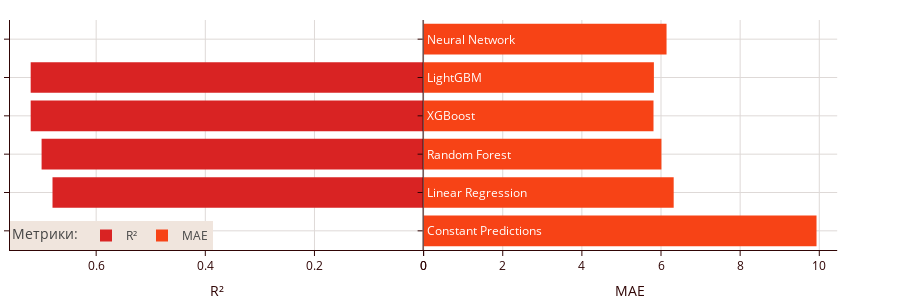

The code cell stored with this chart in its notebook:
### Markdown cell above
#### Итоги выбора модели<a id="39"></a>

### Code cell
all_models_result = pd.DataFrame({
        'Model': ['Constant Predictions', 'Linear Regression',
                  'Random Forest', 'XGBoost', 'LightGBM', 'Neural Network'],
        'MAE': [9.93, 6.32, 6.01, 5.81, 5.82, 6.14],
        'R²': [0, 0.68, 0.7, 0.72, 0.72, 0]
        })

fig = make_subplots(rows=1, cols=2, horizontal_spacing = 0, specs=[[{"secondary_y": True}, {"secondary_y": True}]])

fig.add_trace(go.Bar(y=all_models_result['Model'],
                     x=all_models_result['R²'],
                     name='R²', orientation='h',
                     marker=dict(color=COLORSET[1])                
                    ), row=1, col=1, secondary_y=False)

fig.add_trace(go.Bar(y=all_models_result['Model'],
                     x=all_models_result['MAE'],
                     name='MAE', orientation='h',
                     text=all_models_result['Model'],
                     textposition='auto',
                     insidetextanchor='start', 
                     marker=dict(color=COLORSET[0])                
                    ), row=1, col=2, secondary_y=False)

fig['layout']['xaxis']['autorange'] = "reversed"

fig.update_traces(hovertemplate='<b>%{x}</b>', row=1, col=1)
fig.update_traces(hovertemplate='<b>%{x:.2f}</b>', row=1, col=2)

common_graph_setting = dict(gridcolor='#ded9d7',
                            zerolinecolor='#ded9d7',
                            color=COLORSET[4],                            
                            ticks='outside',                            
                            showline=True)
fig.update_xaxes(common_graph_setting, showticklabels=True, title='R²',row=1, col=1)
fig.update_yaxes(common_graph_setting, showticklabels=False, title='',row=1, col=1)
fig.update_xaxes(common_graph_setting, showticklabels=True, title='MAE',row=1, col=2)
fig.update_yaxes(common_graph_setting, showticklabels=False, title='',row=1, col=2)

fig.update_layout(height=300,  template=None, plot_bgcolor='white', paper_bgcolor='white',
                    margin = dict(t=20, l=10, r=10, b=50),
                    legend=dict(yanchor='bottom', y=0, x=0,
                              xanchor='left', orientation='h',
                              title_text='Метрики:',
                              bgcolor='#f0e5dd')
                 )
fig.show()

### Figure 1 — Plotly figure (JSON) as saved in the notebook; plotly's stock layout.template omitted (floating-point values rounded to 4 significant figures)
{"data": [{"hovertemplate": "<b>%{x}</b>", "marker": {"color": "#d92323"}, "name": "R²", "orientation": "h", "type": "bar", "x": [0, 0.68, 0.7, 0.72, 0.72, 0], "xaxis": "x", "y": ["Constant Predictions", "Linear Regression", "Random Forest", "XGBoost", "LightGBM", "Neural Network"], "yaxis": "y"}, {"hovertemplate": "<b>%{x:.2f}</b>", "insidetextanchor": "start", "marker": {"color": "#f74316"}, "name": "MAE", "orientation": "h", "text": ["Constant Predictions", "Linear Regression", "Random Forest", "XGBoost", "LightGBM", "Neural Network"], "textposition": "auto", "type": "bar", "x": [9.93, 6.32, 6.01, 5.81, 5.82, 6.14], "xaxis": "x2", "y": ["Constant Predictions", "Linear Regression", "Random Forest", "XGBoost", "LightGBM", "Neural Network"], "yaxis": "y3"}], "layout": {"height": 300, "legend": {"bgcolor": "#f0e5dd", "orientation": "h", "title": {"text": "Метрики:"}, "x": 0, "xanchor": "left", "y": 0, "yanchor": "bottom"}, "margin": {"b": 50, "l": 10, "r": 10, "t": 20}, "paper_bgcolor": "white", "plot_bgcolor": "white", "xaxis": {"anchor": "y", "autorange": "reversed", "color": "#300505", "domain": [0, 0.47], "gridcolor": "#ded9d7", "showline": true, "showticklabels": true, "ticks": "outside", "title": {"text": "R²"}, "zerolinecolor": "#ded9d7"}, "xaxis2": {"anchor": "y3", "color": "#300505", "domain": [0.47, 0.94], "gridcolor": "#ded9d7", "showline": true, "showticklabels": true, "ticks": "outside", "title": {"text": "MAE"}, "zerolinecolor": "#ded9d7"}, "yaxis": {"anchor": "x", "color": "#300505", "domain": [0, 1], "gridcolor": "#ded9d7", "showline": true, "showticklabels": false, "ticks": "outside", "title": {"text": ""}, "zerolinecolor": "#ded9d7"}, "yaxis2": {"anchor": "x", "color": "#300505", "gridcolor": "#ded9d7", "overlaying": "y", "showline": true, "showticklabels": false, "side": "right", "ticks": "outside", "title": {"text": ""}, "zerolinecolor": "#ded9d7"}, "yaxis3": {"anchor": "x2", "color": "#300505", "domain": [0, 1], "gridcolor": "#ded9d7", "showline": true, "showticklabels": false, "ticks": "outside", "title": {"text": ""}, "zerolinecolor": "#ded9d7"}, "yaxis4": {"anchor": "x2", "color": "#300505", "gridcolor": "#ded9d7", "overlaying": "y3", "showline": true, "showticklabels": false, "side": "right", "ticks": "outside", "title": {"text": ""}, "zerolinecolor": "#ded9d7"}}}
